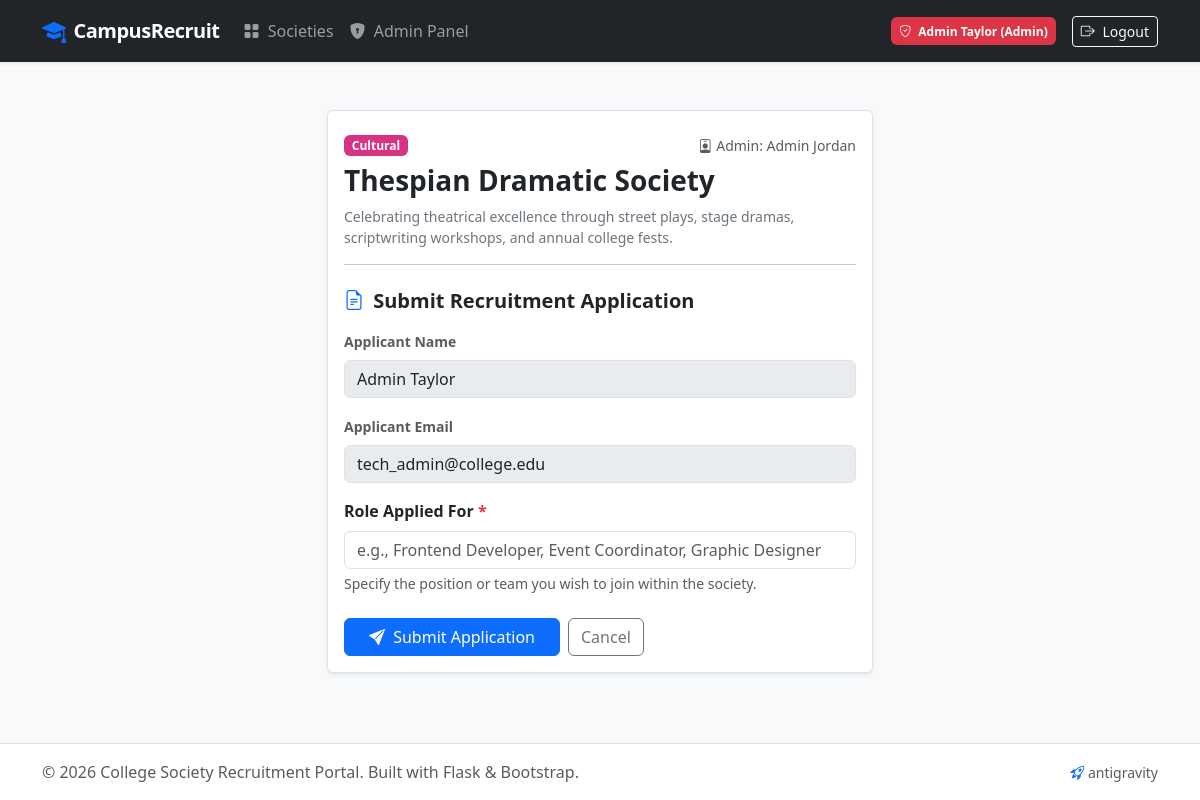
The app's page /apply/4 (signed in) with its own data.
### app.py (models this page shows, shortened)
class User(UserMixin, db.Model):
    __tablename__ = 'users'
    id = db.Column(db.Integer, primary_key=True)
    name = db.Column(db.String(100), nullable=False)
    email = db.Column(db.String(120), unique=True, nullable=False, index=True)
    password_hash = db.Column(db.String(256), nullable=False)
    role = db.Column(db.String(20), nullable=False, default='student')  # 'student' or 'admin'
    managed_societies = db.relationship('Society', backref='admin', lazy=True)
    applications = db.relationship('Application', backref='student', lazy=True)

class Society(db.Model):
    __tablename__ = 'societies'
    id = db.Column(db.Integer, primary_key=True)
    name = db.Column(db.String(100), nullable=False)
    description = db.Column(db.Text, nullable=False)
    category = db.Column(db.String(50), nullable=False)  # e.g., 'Tech', 'Cultural', 'Sports'
    admin_id = db.Column(db.Integer, db.ForeignKey('users.id'), nullable=False)
    applications = db.relationship('Application', backref='society', lazy=True, cascade='all, delete-orphan')

### app.py (the view, shortened to what this page needs)
@app.route('/apply/<int:society_id>', methods=['GET', 'POST'])
@login_required
def apply(society_id):
    society = db.session.get(Society, society_id)
    if not society:
        flash('Society not found.', 'danger')
        return redirect(url_for('index'))
    existing_application = Application.query.filter_by(
        student_id=current_user.id,
        society_id=society.id,
        status='Pending'
    ).first()
    if existing_application:
        flash(f'You already have a pending application for {society.name} ({existing_application.role_applied_for}).', 'warning')
        return redirect(url_for('dashboard'))
    return render_template('apply.html', society=society)

### app.py (called while the page is built)
@login_manager.user_loader
def load_user(user_id):
    return db.session.get(User, int(user_id))

### templates/apply.html (shortened to what this page needs)
{% extends 'layout.html' %}
{% block content %}
<div class="row justify-content-center py-4">
    <div class="col-md-8 col-lg-6">
        <div class="card shadow-sm border">
            <div class="card-header bg-white pt-4 pb-3 border-0">
                <div class="d-flex justify-content-between align-items-center">
                    <span class="badge
                        {% if society.category == 'Tech' %}badge-tech
                        {% elif society.category == 'Cultural' %}badge-cultural
                        {% elif society.category == 'Sports' %}badge-sports
                        {% elif society.category == 'Arts' %}badge-arts
                        {% else %}bg-secondary{% endif %}">
                        {{ society.category }}
                    </span>
                    <small class="text-muted"><i class="bi bi-person-badge me-1"></i>Admin: {{ society.admin.name }}</small>
                </div>
                <h3 class="fw-bold mt-2 text-dark">{{ society.name }}</h3>
                <p class="text-secondary small mb-0">{{ society.description }}</p>
            </div>
            <div class="card-body pt-0">
                <hr class="mt-0 mb-4">
                <h5 class="fw-bold mb-3">
                    <i class="bi bi-file-earmark-text text-primary me-1"></i> Submit Recruitment Application
                </h5>
                <form method="POST" action="{{ url_for('apply', society_id=society.id) }}">
                    <div class="mb-3">
                        <label class="form-label text-muted small fw-semibold">Applicant Name</label>
                        <input type="text" class="form-control" value="{{ current_user.name }}" disabled>
                    </div>
                    <div class="mb-3">
                        <label class="form-label text-muted small fw-semibold">Applicant Email</label>
                        <input type="email" class="form-control" value="{{ current_user.email }}" disabled>
                    </div>
                    <div class="mb-4">
                        <label for="role_applied_for" class="form-label fw-semibold">Role Applied For <span class="text-danger">*</span></label>
                        <input type="text" class="form-control" id="role_applied_for" name="role_applied_for" placeholder="e.g., Frontend Developer, Event Coordinator, Graphic Designer" required autofocus>
                        <div class="form-text">Specify the position or team you wish to join within the society.</div>
                    </div>
                    <div class="d-flex gap-2">
                        <button type="submit" class="btn btn-primary px-4">
                            <i class="bi bi-send-fill me-1"></i> Submit Application
                        </button>
                        <a href="{{ url_for('index') }}" class="btn btn-outline-secondary">
                            Cancel
                        </a>
                    </div>
                </form>
            </div>
        </div>
    </div>
</div>
{% endblock %}

### templates/layout.html (shortened to what this page needs)
<!DOCTYPE html>
<html lang="en">
<head>
    <link href="https://cdn.jsdelivr.net/npm/bootstrap@5.3.3/dist/css/bootstrap.min.css" rel="stylesheet">
    <link rel="stylesheet" href="https://cdn.jsdelivr.net/npm/bootstrap-icons@1.11.3/font/bootstrap-icons.min.css">
</head>
<body>
    <nav class="navbar navbar-expand-lg navbar-dark bg-dark sticky-top shadow-sm">
        <div class="container">
            <a class="navbar-brand d-flex align-items-center" href="{{ url_for('index') }}">
                <i class="bi bi-mortarboard-fill text-primary me-2 fs-4"></i>
                <span>CampusRecruit</span>
            </a>
            <div class="collapse navbar-collapse" id="navbarMain">
                <ul class="navbar-nav me-auto mb-2 mb-lg-0">
                    <li class="nav-item">
                        <a class="nav-link {% if request.endpoint == 'index' %}active{% endif %}" href="{{ url_for('index') }}">
                            <i class="bi bi-grid-fill me-1"></i> Societies
                        </a>
                    </li>
                    {% if current_user.is_authenticated %}
                        {% if current_user.role == 'student' %}
                            <li class="nav-item">
                                <a class="nav-link {% if request.endpoint == 'dashboard' %}active{% endif %}" href="{{ url_for('dashboard') }}">
                                    <i class="bi bi-speedometer2 me-1"></i> My Dashboard
                                </a>
                            </li>
                        {% elif current_user.role == 'admin' %}
                            <li class="nav-item">
                                <a class="nav-link {% if request.endpoint == 'admin_panel' %}active{% endif %}" href="{{ url_for('admin_panel') }}">
                                    <i class="bi bi-shield-lock-fill me-1"></i> Admin Panel
                                </a>
                            </li>
                        {% endif %}
                    {% endif %}
                </ul>
                <ul class="navbar-nav ms-auto align-items-lg-center">
                    {% if current_user.is_authenticated %}
                        <li class="nav-item me-lg-3 my-2 my-lg-0">
                            <span class="badge {% if current_user.role == 'admin' %}bg-danger{% else %}bg-secondary{% endif %} p-2">
                                <i class="bi {% if current_user.role == 'admin' %}bi-shield-check{% else %}bi-person{% endif %} me-1"></i>
                                {{ current_user.name }} ({{ current_user.role|capitalize }})
                            </span>
                        </li>
                        <li class="nav-item">
                            <a class="btn btn-outline-light btn-sm" href="{{ url_for('logout') }}">
                                <i class="bi bi-box-arrow-right me-1"></i> Logout
                            </a>
                        </li>
                    {% endif %}
                </ul>
            </div>
        </div>
    </nav>
    <main class="main-content py-4">
        <div class="container">
            {% block content %}{% endblock %}
        </div>
    </main>
    <footer class="bg-white border-top py-3 text-center text-muted">
        <div class="container d-flex flex-wrap justify-content-between align-items-center">
            <span>&copy; 2026 College Society Recruitment Portal. Built with Flask &amp; Bootstrap.</span>
            <span>
                <a href="{{ url_for('fly') }}" class="text-decoration-none text-muted small" title="Antigravity Easter Egg">
                    <i class="bi bi-rocket-takeoff text-primary"></i> antigravity
                </a>
            </span>
        </div>
    </footer>
</body>
</html>

### templates/layout.html (style rules this page uses)
body { background-color: #f8f9fa; min-height: 100vh; display: flex; flex-direction: column; }
.main-content { flex: 1 0 auto; }
.navbar-brand { font-weight: 700; letter-spacing: -0.5px; }
.card { border: none; box-shadow: 0 0.125rem 0.25rem rgba(0, 0, 0, 0.075); transition: transform 0.2s ease, box-shadow 0.2s ease; }
.badge-cultural { background-color: #d63384; }
footer { margin-top: auto; }

### records on screen
User: name "Admin Taylor", role "Admin", email "tech_admin@college.edu"
Society: category "Cultural", name "Thespian Dramatic Society", description "Celebrating theatrical excellence through street plays, stage dramas, scriptwriting workshops, and annual college fests."
User: admin.name "Admin Jordan"
